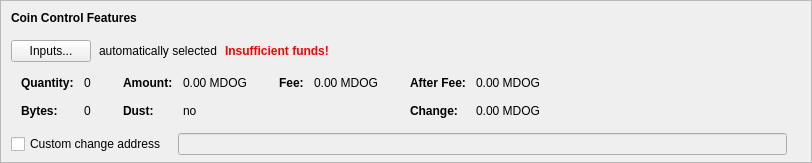
    <widget class="QFrame" name="frameCoinControl">
     <property name="sizePolicy">
      <sizepolicy hsizetype="Expanding" vsizetype="Expanding">
       <horstretch>0</horstretch>
       <verstretch>0</verstretch>
      </sizepolicy>
     </property>
     <property name="maximumSize">
      <size>
       <width>16777215</width>
       <height>16777215</height>
      </size>
     </property>
     <property name="frameShape">
      <enum>QFrame::StyledPanel</enum>
     </property>
     <property name="frameShadow">
      <enum>QFrame::Sunken</enum>
     </property>
     <layout class="QVBoxLayout" name="verticalLayoutCoinControl2">
      <property name="spacing">
       <number>0</number>
      </property>
      <property name="leftMargin">
       <number>0</number>
      </property>
      <property name="topMargin">
       <number>0</number>
      </property>
      <property name="rightMargin">
       <number>0</number>
      </property>
      <property name="bottomMargin">
       <number>6</number>
      </property>
      <item>
       <layout class="QVBoxLayout" name="verticalLayoutCoinControl" stretch="0,0,0,0,1">
        <property name="spacing">
         <number>0</number>
        </property>
        <property name="leftMargin">
         <number>10</number>
        </property>
        <property name="topMargin">
         <number>10</number>
        </property>
        <item>
         <layout class="QHBoxLayout" name="horizontalLayoutCoinControl1">
          <property name="bottomMargin">
           <number>15</number>
          </property>
          <item>
           <widget class="QLabel" name="labelCoinControlFeatures">
            <property name="sizePolicy">
             <sizepolicy hsizetype="Preferred" vsizetype="Maximum">
              <horstretch>0</horstretch>
              <verstretch>0</verstretch>
             </sizepolicy>
            </property>
            <property name="font">
             <font>
              <weight>75</weight>
              <bold>true</bold>
             </font>
            </property>
            <property name="styleSheet">
             <string notr="true">font-weight:bold;</string>
            </property>
            <property name="text">
             <string>Coin Control Features</string>
            </property>
           </widget>
          </item>
         </layout>
        </item>
        <item>
         <layout class="QHBoxLayout" name="horizontalLayoutCoinControl2" stretch="0,0,0,0">
          <property name="spacing">
           <number>8</number>
          </property>
          <property name="bottomMargin">
           <number>10</number>
          </property>
          <item>
           <widget class="QPushButton" name="pushButtonCoinControl">
            <property name="styleSheet">
             <string notr="true"/>
            </property>
            <property name="text">
             <string>Inputs...</string>
            </property>
            <property name="autoDefault">
             <bool>false</bool>
            </property>
           </widget>
          </item>
          <item>
           <widget class="QLabel" name="labelCoinControlAutomaticallySelected">
            <property name="text">
             <string>automatically selected</string>
            </property>
            <property name="margin">
             <number>5</number>
            </property>
           </widget>
          </item>
          <item>
           <widget class="QLabel" name="labelCoinControlInsuffFunds">
            <property name="font">
             <font>
              <weight>75</weight>
              <bold>true</bold>
             </font>
            </property>
            <property name="styleSheet">
             <string notr="true">color:red;font-weight:bold;</string>
            </property>
            <property name="text">
             <string>Insufficient funds!</string>
            </property>
            <property name="margin">
             <number>5</number>
            </property>
           </widget>
          </item>
          <item>
           <spacer name="horizontalSpacerCoinControl">
            <property name="orientation">
             <enum>Qt::Horizontal</enum>
            </property>
            <property name="sizeHint" stdset="0">
             <size>
              <width>40</width>
              <height>1</height>
             </size>
            </property>
           </spacer>
          </item>
         </layout>
        </item>
        <item>
         <widget class="QWidget" name="widgetCoinControl" native="true">
          <property name="sizePolicy">
           <sizepolicy hsizetype="Preferred" vsizetype="Preferred">
            <horstretch>0</horstretch>
            <verstretch>0</verstretch>
           </sizepolicy>
          </property>
          <property name="minimumSize">
           <size>
            <width>0</width>
            <height>0</height>
           </size>
          </property>
          <property name="styleSheet">
           <string notr="true"/>
          </property>
          <layout class="QHBoxLayout" name="horizontalLayoutCoinControl5">
           <property name="leftMargin">
            <number>0</number>
           </property>
           <property name="topMargin">
            <number>0</number>
           </property>
           <property name="rightMargin">
            <number>0</number>
           </property>
           <property name="bottomMargin">
            <number>0</number>
           </property>
           <item>
            <layout class="QHBoxLayout" name="horizontalLayoutCoinControl3" stretch="0,0,0,1">
             <property name="spacing">
              <number>20</number>
             </property>
             <property name="topMargin">
              <number>0</number>
             </property>
             <property name="bottomMargin">
              <number>10</number>
             </property>
             <item>
              <layout class="QFormLayout" name="formLayoutCoinControl1">
               <property name="horizontalSpacing">
                <number>10</number>
               </property>
               <property name="verticalSpacing">
                <number>14</number>
               </property>
               <property name="leftMargin">
                <number>10</number>
               </property>
               <property name="topMargin">
                <number>4</number>
               </property>
               <property name="rightMargin">
                <number>6</number>
               </property>
               <item row="0" column="0">
                <widget class="QLabel" name="labelCoinControlQuantityText">
                 <property name="font">
                  <font>
                   <weight>75</weight>
                   <bold>true</bold>
                  </font>
                 </property>
                 <property name="text">
                  <string>Quantity:</string>
                 </property>
                 <property name="margin">
                  <number>0</number>
                 </property>
                </widget>
               </item>
               <item row="0" column="1">
                <widget class="QLabel" name="labelCoinControlQuantity">
                 <property name="cursor">
                  <cursorShape>IBeamCursor</cursorShape>
                 </property>
                 <property name="contextMenuPolicy">
                  <enum>Qt::ActionsContextMenu</enum>
                 </property>
                 <property name="text">
                  <string notr="true">0</string>
                 </property>
                 <property name="margin">
                  <number>0</number>
                 </property>
                 <property name="textInteractionFlags">
                  <set>Qt::LinksAccessibleByMouse|Qt::TextSelectableByKeyboard|Qt::TextSelectableByMouse</set>
                 </property>
                </widget>
               </item>
               <item row="1" column="0">
                <widget class="QLabel" name="labelCoinControlBytesText">
                 <property name="font">
                  <font>
                   <weight>75</weight>
                   <bold>true</bold>
                  </font>
                 </property>
                 <property name="text">
                  <string>Bytes:</string>
                 </property>
                </widget>
               </item>
               <item row="1" column="1">
                <widget class="QLabel" name="labelCoinControlBytes">
                 <property name="cursor">
                  <cursorShape>IBeamCursor</cursorShape>
                 </property>
                 <property name="contextMenuPolicy">
                  <enum>Qt::ActionsContextMenu</enum>
                 </property>
                 <property name="text">
                  <string notr="true">0</string>
                 </property>
                 <property name="textInteractionFlags">
                  <set>Qt::LinksAccessibleByMouse|Qt::TextSelectableByKeyboard|Qt::TextSelectableByMouse</set>
                 </property>
                </widget>
               </item>
              </layout>
             </item>
             <item>
              <layout class="QFormLayout" name="formLayoutCoinControl2">
               <property name="horizontalSpacing">
                <number>10</number>
               </property>
               <property name="verticalSpacing">
                <number>14</number>
               </property>
               <property name="leftMargin">
                <number>6</number>
               </property>
               <property name="topMargin">
                <number>4</number>
               </property>
               <property name="rightMargin">
                <number>6</number>
               </property>
               <item row="0" column="0">
                <widget class="QLabel" name="labelCoinControlAmountText">
                 <property name="font">
                  <font>
                   <weight>75</weight>
                   <bold>true</bold>
                  </font>
                 </property>
                 <property name="text">
                  <string>Amount:</string>
                 </property>
                 <property name="margin">
                  <number>0</number>
                 </property>
                </widget>
               </item>
               <item row="0" column="1">
                <widget class="QLabel" name="labelCoinControlAmount">
                 <property name="cursor">
                  <cursorShape>IBeamCursor</cursorShape>
                 </property>
                 <property name="contextMenuPolicy">
                  <enum>Qt::ActionsContextMenu</enum>
                 </property>
                 <property name="text">
                  <string notr="true">0.00 MDOG</string>
                 </property>
                 <property name="textInteractionFlags">
                  <set>Qt::LinksAccessibleByMouse|Qt::TextSelectableByKeyboard|Qt::TextSelectableByMouse</set>
                 </property>
                </widget>
               </item>
               <item row="1" column="0">
                <widget class="QLabel" name="labelCoinControlLowOutputText">
                 <property name="font">
                  <font>
                   <weight>75</weight>
                   <bold>true</bold>
                  </font>
                 </property>
                 <property name="text">
                  <string>Dust:</string>
                 </property>
                </widget>
               </item>
               <item row="1" column="1">
                <widget class="QLabel" name="labelCoinControlLowOutput">
                 <property name="cursor">
                  <cursorShape>IBeamCursor</cursorShape>
                 </property>
                 <property name="contextMenuPolicy">
                  <enum>Qt::ActionsContextMenu</enum>
                 </property>
                 <property name="text">
                  <string notr="true">no</string>
                 </property>
                 <property name="textInteractionFlags">
                  <set>Qt::LinksAccessibleByMouse|Qt::TextSelectableByKeyboard|Qt::TextSelectableByMouse</set>
                 </property>
                </widget>
               </item>
              </layout>
             </item>
             <item>
              <layout class="QFormLayout" name="formLayoutCoinControl3">
               <property name="horizontalSpacing">
                <number>10</number>
               </property>
               <property name="verticalSpacing">
                <number>14</number>
               </property>
               <property name="leftMargin">
                <number>6</number>
               </property>
               <property name="topMargin">
                <number>4</number>
               </property>
               <property name="rightMargin">
                <number>6</number>
               </property>
               <item row="0" column="0">
                <widget class="QLabel" name="labelCoinControlFeeText">
                 <property name="font">
                  <font>
                   <weight>75</weight>
                   <bold>true</bold>
                  </font>
                 </property>
                 <property name="text">
                  <string>Fee:</string>
                 </property>
                 <property name="margin">
                  <number>0</number>
                 </property>
                </widget>
               </item>
               <item row="0" column="1">
                <widget class="QLabel" name="labelCoinControlFee">
                 <property name="cursor">
                  <cursorShape>IBeamCursor</cursorShape>
                 </property>
                 <property name="contextMenuPolicy">
                  <enum>Qt::ActionsContextMenu</enum>
                 </property>
                 <property name="text">
                  <string notr="true">0.00 MDOG</string>
                 </property>
                 <property name="textInteractionFlags">
                  <set>Qt::LinksAccessibleByMouse|Qt::TextSelectableByKeyboard|Qt::TextSelectableByMouse</set>
                 </property>
                </widget>
               </item>
              </layout>
             </item>
             <item>
              <layout class="QFormLayout" name="formLayoutCoinControl4">
               <property name="horizontalSpacing">
                <number>10</number>
               </property>
               <property name="verticalSpacing">
                <number>14</number>
               </property>
               <property name="leftMargin">
                <number>6</number>
               </property>
               <property name="topMargin">
                <number>4</number>
               </property>
               <property name="rightMargin">
                <number>6</number>
               </property>
               <item row="0" column="0">
                <widget class="QLabel" name="labelCoinControlAfterFeeText">
                 <property name="font">
                  <font>
                   <weight>75</weight>
                   <bold>true</bold>
                  </font>
                 </property>
                 <property name="text">
                  <string>After Fee:</string>
                 </property>
                 <property name="margin">
                  <number>0</number>
                 </property>
                </widget>
               </item>
               <item row="0" column="1">
                <widget class="QLabel" name="labelCoinControlAfterFee">
                 <property name="cursor">
                  <cursorShape>IBeamCursor</cursorShape>
                 </property>
                 <property name="contextMenuPolicy">
                  <enum>Qt::ActionsContextMenu</enum>
                 </property>
                 <property name="text">
                  <string notr="true">0.00 MDOG</string>
                 </property>
                 <property name="textInteractionFlags">
                  <set>Qt::LinksAccessibleByMouse|Qt::TextSelectableByKeyboard|Qt::TextSelectableByMouse</set>
                 </property>
                </widget>
               </item>
               <item row="1" column="0">
                <widget class="QLabel" name="labelCoinControlChangeText">
                 <property name="font">
                  <font>
                   <weight>75</weight>
                   <bold>true</bold>
                  </font>
                 </property>
                 <property name="text">
                  <string>Change:</string>
                 </property>
                </widget>
               </item>
               <item row="1" column="1">
                <widget class="QLabel" name="labelCoinControlChange">
                 <property name="cursor">
                  <cursorShape>IBeamCursor</cursorShape>
                 </property>
                 <property name="contextMenuPolicy">
                  <enum>Qt::ActionsContextMenu</enum>
                 </property>
                 <property name="text">
                  <string notr="true">0.00 MDOG</string>
                 </property>
                 <property name="textInteractionFlags">
                  <set>Qt::LinksAccessibleByMouse|Qt::TextSelectableByKeyboard|Qt::TextSelectableByMouse</set>
                 </property>
                </widget>
               </item>
              </layout>
             </item>
            </layout>
           </item>
          </layout>
         </widget>
        </item>
        <item>
         <layout class="QHBoxLayout" name="horizontalLayoutCoinControl4" stretch="0,0,0">
          <property name="spacing">
           <number>12</number>
          </property>
          <property name="sizeConstraint">
           <enum>QLayout::SetDefaultConstraint</enum>
          </property>
          <property name="topMargin">
           <number>5</number>
          </property>
          <property name="rightMargin">
           <number>5</number>
          </property>
          <item>
           <widget class="QCheckBox" name="checkBoxCoinControlChange">
            <property name="toolTip">
             <string>If this is activated, but the change address is empty or invalid, change will be sent to a newly generated address.</string>
            </property>
            <property name="text">
             <string>Custom change address</string>
            </property>
           </widget>
          </item>
          <item>
           <widget class="QValidatedLineEdit" name="lineEditCoinControlChange">
            <property name="enabled">
             <bool>false</bool>
            </property>
            <property name="sizePolicy">
             <sizepolicy hsizetype="Expanding" vsizetype="Fixed">
              <horstretch>0</horstretch>
              <verstretch>0</verstretch>
             </sizepolicy>
            </property>
           </widget>
          </item>
          <item>
           <widget class="QLabel" name="labelCoinControlChangeLabel">
            <property name="sizePolicy">
             <sizepolicy hsizetype="Preferred" vsizetype="Expanding">
              <horstretch>0</horstretch>
              <verstretch>0</verstretch>
             </sizepolicy>
            </property>
            <property name="minimumSize">
             <size>
              <width>0</width>
              <height>0</height>
             </size>
            </property>
            <property name="text">
             <string/>
            </property>
            <property name="margin">
             <number>3</number>
            </property>
           </widget>
          </item>
         </layout>
        </item>
        <item>
         <spacer name="verticalSpacerCoinControl">
          <property name="orientation">
           <enum>Qt::Vertical</enum>
          </property>
          <property name="sizeHint" stdset="0">
           <size>
            <width>800</width>
            <height>1</height>
           </size>
          </property>
         </spacer>
        </item>
       </layout>
      </item>
     </layout>
    </widget>
